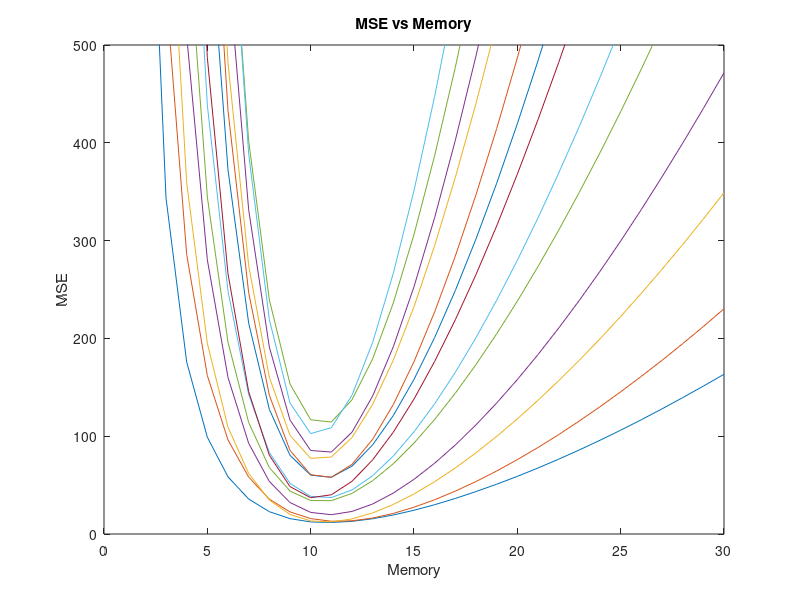
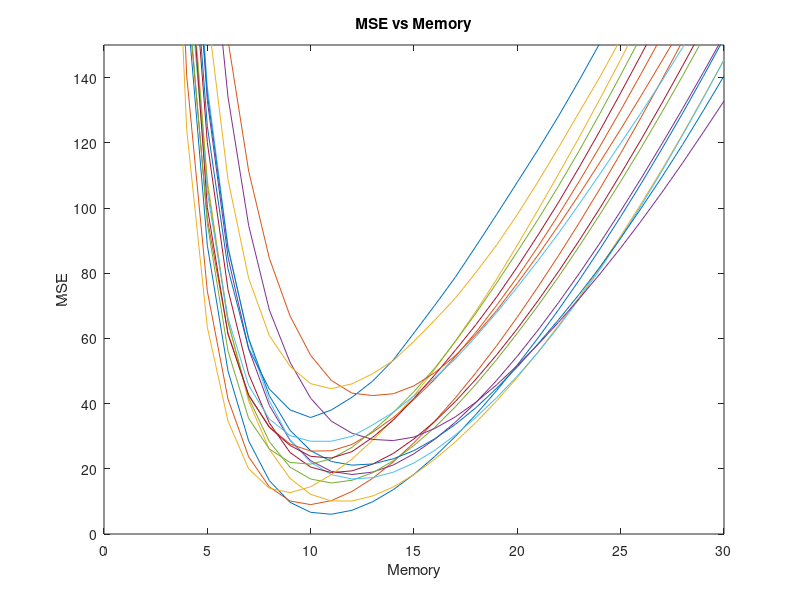

MATLAB code to generate these figures, in order:
clear all; close all;
function result = min_value_per_plot(plots)
    result = zeros(2, size(plots, 1));
    for i = 1:size(plots, 1)
        plot_min = plots(i,1);
        best_x = 1;
        for j = 1:size(plots, 2)
            if(plots(i,j)<plot_min)
                best_x = j;
                plot_min = plots(i, j);
            end
        end
        result(1,i) = best_x;
        result(2,i) = plot_min;
    end
end
x = 1:1:100;
Start = 1;
Kernel = 10;
Simulation_Step = 0.25;
steepness_max = 4;
MSE = zeros(3/Simulation_Step, 100);
for Steepness = 1:Simulation_Step:4
    Noise = (rand(size(x))*2*Kernel) - Kernel; % [-1.5, 1.5]
    y = x * Steepness + Start;
    Data = y + Noise;

    Estimator = zeros(1, length(y));
    

    little=1000000;
    bestMemory=0;
    for Memory = 1:100
        for i = 1:length(x)
            Estimator(i) = (sum(Data(max(1, i - Memory):i))) / Memory;
        end
    
        MSE(ceil(Steepness/Simulation_Step),Memory) = mean((Estimator - y).^2); % E( (Theta^ - Theta*)^2 )
        
        if MSE(ceil(Steepness/Simulation_Step),Memory)<little 
            little = MSE(ceil(Steepness/Simulation_Step),Memory);
            bestMemory = Memory;
        end
    end

    for i = 1:length(x)
        Estimator(i) = (sum(Data(max(1, i - bestMemory):i))) / bestMemory;
    end

    %{
    figure
    hold on
    plot(x, y);
    scatter(x, Data);
    plot(x, Estimator);
    legend('True y', 'Data with Noise', 'Estimator');
    hold off
    %}
end
x_min = 2;
x_max = 30;
figure
plot(x_min:x_max, MSE(4:end ,x_min:x_max));
title('MSE vs Memory');
xlabel('Memory');
ylabel('MSE');
ylim([0 500]);
min_value_per_plot(MSE)

clear MSE;
kernel_min = 1;
kernel_max = 40;
Steepness = 1;
Simulation_Step = 2;
MSE = zeros(ceil((kernel_max-kernel_min)/Simulation_Step), 100);
for Kernel = kernel_min:Simulation_Step:kernel_max
    Noise = (rand(size(x))*2*Kernel) - Kernel; % [-1.5, 1.5]
    y = x * Steepness + Start;
    Data = y + Noise;

    Estimator = zeros(1, length(y));
    

    little=1000000;
    bestMemory=0;
    for Memory = 1:100
        for i = 1:length(x)
            Estimator(i) = (sum(Data(max(1, i - Memory):i))) / Memory;
        end
    
        MSE(ceil(Kernel/Simulation_Step),Memory) = mean((Estimator - y).^2); % E( (Theta^ - Theta*)^2 )
        
        if MSE(ceil(Kernel/Simulation_Step),Memory)<little 
            little = MSE(ceil(Kernel/Simulation_Step),Memory);
            bestMemory = Memory;
        end
    end

    for i = 1:length(x)
        Estimator(i) = (sum(Data(max(1, i - bestMemory):i))) / bestMemory;
    end

%{
    figure
    hold on
    plot(x, y);
    scatter(x, Data);
    plot(x, Estimator);
    legend('True y', 'Data with Noise', 'Estimator');
    hold off
%}
end
x_min = 2;
x_max = 30;
figure
plot(x_min:x_max, MSE(4:end ,x_min:x_max));
title('MSE vs Memory');
xlabel('Memory');
ylabel('MSE');
ylim([0 150]);
min_value_per_plot(MSE)
